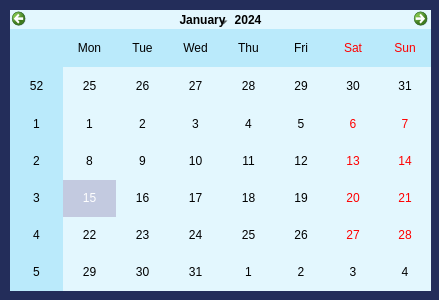
<?xml version="1.0" encoding="UTF-8"?>
<ui version="4.0">
 <class>Calendar</class>
 <widget class="QDialog" name="Calendar">
  <property name="geometry">
   <rect>
    <x>0</x>
    <y>0</y>
    <width>439</width>
    <height>300</height>
   </rect>
  </property>
  <property name="palette">
   <palette>
    <active>
     <colorrole role="Button">
      <brush brushstyle="SolidPattern">
       <color alpha="255">
        <red>35</red>
        <green>45</green>
        <blue>90</blue>
       </color>
      </brush>
     </colorrole>
     <colorrole role="Base">
      <brush brushstyle="SolidPattern">
       <color alpha="255">
        <red>35</red>
        <green>45</green>
        <blue>90</blue>
       </color>
      </brush>
     </colorrole>
     <colorrole role="Window">
      <brush brushstyle="SolidPattern">
       <color alpha="255">
        <red>35</red>
        <green>45</green>
        <blue>90</blue>
       </color>
      </brush>
     </colorrole>
    </active>
    <inactive>
     <colorrole role="Button">
      <brush brushstyle="SolidPattern">
       <color alpha="255">
        <red>35</red>
        <green>45</green>
        <blue>90</blue>
       </color>
      </brush>
     </colorrole>
     <colorrole role="Base">
      <brush brushstyle="SolidPattern">
       <color alpha="255">
        <red>35</red>
        <green>45</green>
        <blue>90</blue>
       </color>
      </brush>
     </colorrole>
     <colorrole role="Window">
      <brush brushstyle="SolidPattern">
       <color alpha="255">
        <red>35</red>
        <green>45</green>
        <blue>90</blue>
       </color>
      </brush>
     </colorrole>
    </inactive>
    <disabled>
     <colorrole role="Button">
      <brush brushstyle="SolidPattern">
       <color alpha="255">
        <red>35</red>
        <green>45</green>
        <blue>90</blue>
       </color>
      </brush>
     </colorrole>
     <colorrole role="Base">
      <brush brushstyle="SolidPattern">
       <color alpha="255">
        <red>35</red>
        <green>45</green>
        <blue>90</blue>
       </color>
      </brush>
     </colorrole>
     <colorrole role="Window">
      <brush brushstyle="SolidPattern">
       <color alpha="255">
        <red>35</red>
        <green>45</green>
        <blue>90</blue>
       </color>
      </brush>
     </colorrole>
    </disabled>
   </palette>
  </property>
  <property name="contextMenuPolicy">
   <enum>Qt::NoContextMenu</enum>
  </property>
  <property name="windowTitle">
   <string>Date to find</string>
  </property>
  <property name="styleSheet">
   <string notr="true">background-color : #232d5a;
border:10px</string>
  </property>
  <widget class="QCalendarWidget" name="calendarWidget">
   <property name="geometry">
    <rect>
     <x>10</x>
     <y>10</y>
     <width>421</width>
     <height>281</height>
    </rect>
   </property>
   <property name="acceptDrops">
    <bool>false</bool>
   </property>
   <property name="toolTip">
    <string>&lt;html&gt;&lt;head/&gt;&lt;body&gt;&lt;p&gt;&lt;br/&gt;&lt;/p&gt;&lt;/body&gt;&lt;/html&gt;</string>
   </property>
   <property name="autoFillBackground">
    <bool>false</bool>
   </property>
   <property name="styleSheet">
    <string notr="true">background-color: #e3f7fe;
alternate-background-color: #baeafb;
selection-background-color: #c3cae0;
color: rgb(0, 0, 0);
</string>
   </property>
   <property name="gridVisible">
    <bool>false</bool>
   </property>
   <property name="navigationBarVisible">
    <bool>true</bool>
   </property>
   <property name="dateEditEnabled">
    <bool>true</bool>
   </property>
  </widget>
 </widget>
 <resources/>
 <connections/>
</ui>
